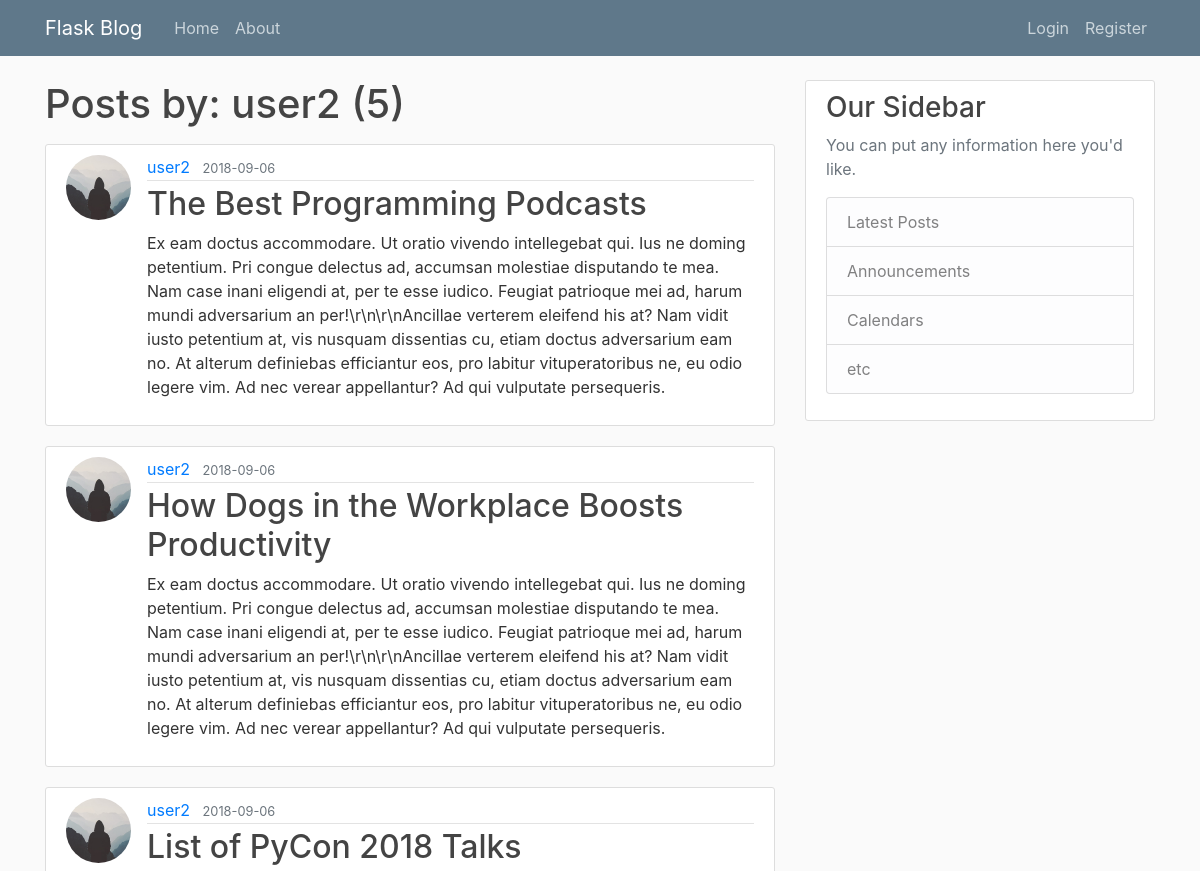
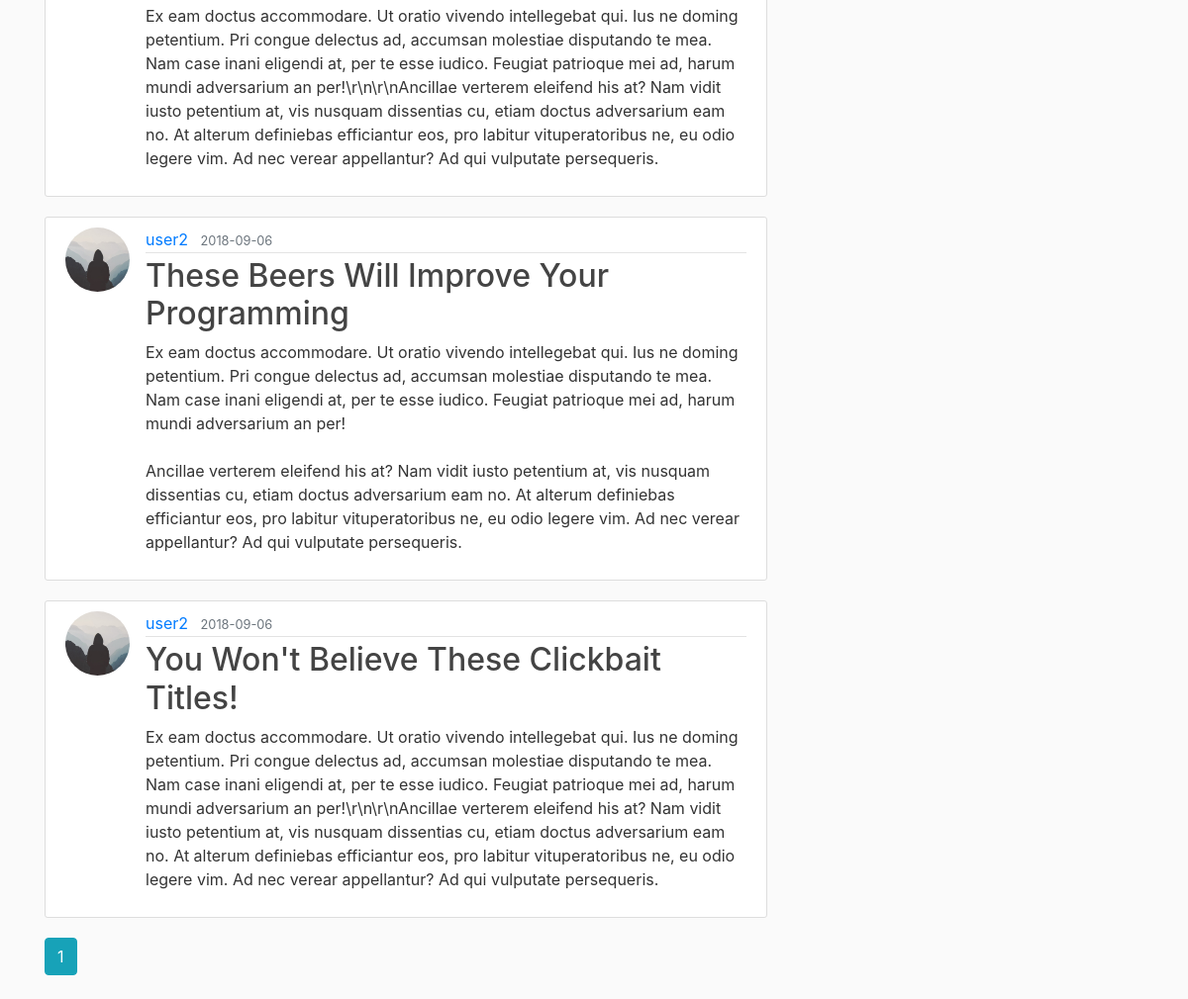
The page /user/user2 on the database its author committed (2 pictures, top to bottom).
### flaskblog/models.py (models this page shows, shortened)
class User(db.Model, UserMixin):
    id = db.Column(db.Integer, primary_key=True)
    username = db.Column(db.String(20), unique=True, nullable=False)
    email = db.Column(db.String(120), unique=True, nullable=False)
    image_file = db.Column(db.String(20), nullable=False, default='default.jpg')
    password = db.Column(db.String(60), nullable=False)
    posts = db.relationship('Post', backref='author', lazy=True)

class Post(db.Model):
    id = db.Column(db.Integer, primary_key=True)
    title = db.Column(db.String(100), nullable=False)
    date_posted = db.Column(db.DateTime, nullable=False, default=datetime.utcnow)
    content = db.Column(db.Text, nullable=False)
    user_id = db.Column(db.Integer, db.ForeignKey('user.id'), nullable=False)

### flaskblog/routes.py (the view)
@app.route("/user/<string:username>")
def user_posts(username):
    page = request.args.get('page', 1, type=int)
    user = User.query.filter_by(username=username).first_or_404()
    posts = Post.query\
        .filter_by(author=user)\
        .order_by(Post.date_posted.desc())\
        .paginate(per_page=5, page=page)
    return render_template('user_posts.html', posts=posts, user=user)

### flaskblog/templates/user_posts.html
{% extends "layout.html" %}
{% block content %}
<h1 class="mb-3">Posts by: {{ user.username }} ({{ posts.total }})</h1>
{% for post in posts.items %}
<article class="media content-section">
   <img class="rounded-circle article-img" src="{{ url_for('static', filename='profile_pics/' + post.author.image_file) }}" />
   <div class="media-body">
       <div class="article-metadata">
           <a class="mr-2" href="{{ url_for('user_posts', username=post.author.username) }}">{{ post.author.username }}</a>
           <small class="text-muted">{{ post.date_posted.strftime('%Y-%m-%d') }}</small>
       </div>
       <h2><a class="article-title" href="{{ url_for('post', post_id=post.id) }}">{{ post.title }}</a></h2>
       <p class="article-content">{{ post.content }}</p>
   </div>
</article>
{% endfor %}
{% for page_num in posts.iter_pages(left_edge=1, right_edge=1, left_current=1, right_current=2) %}
   {% if page_num: %}
       {% if posts.page == page_num: %}
           <a class="btn btn-info mb-4" href="{{ url_for('user_posts', username=user.username, page=page_num) }}">{{ page_num }}</a>
       {% else%}
           <a class="btn btn-outline-info mb-4" href="{{ url_for('user_posts', username=user.username, page=page_num) }}">{{ page_num }}</a>
       {% endif %}
   {% else %}
       ...
   {% endif %}
{% endfor %}
{% endblock content %}

### flaskblog/static/main.css (style rules this page uses)
body { background: #fafafa; color: #333333; margin-top: 5rem; }
h1, h2, h3, h4, h5, h6 { color: #444444; }
.content-section { background: #ffffff; padding: 10px 20px; border: 1px solid #dddddd; border-radius: 3px; margin-bottom: 20px; }
.article-title { color: #444444; }
.article-content { white-space: pre-line; }
.article-img { height: 65px; width: 65px; margin-right: 16px; }
.article-metadata { padding-bottom: 1px; margin-bottom: 4px; border-bottom: 1px solid #e3e3e3 }

### rows shown on the page
User: username "user2"
Post: image_file (placeholder picture), author.username "user2", date_posted "2018-09-06", title "The Best Programming Podcasts", content "Ex eam doctus accommodare. Ut oratio vivendo intellegebat qui. Ius ne doming petentium. Pri congue delectus ad, accumsan molestiae disputando te mea. Nam case inani eligendi at, per te esse iudico. Feugiat patrioque mei ad, harum mundi adversarium an per!\\r\\n\\r\\nAncillae verterem eleifend his at? Nam vidit iusto petentium at, vis nusquam dissentias cu, etiam doctus adversarium eam no. At alterum definiebas efficiantur eos, pro labitur vituperatoribus ne, eu odio legere vim. Ad nec verear appellantur? Ad qui vulputate persequeris."
Post: image_file (placeholder picture), author.username "user2", date_posted "2018-09-06", title "How Dogs in the Workplace Boosts Productivity", content "Ex eam doctus accommodare. Ut oratio vivendo intellegebat qui. Ius ne doming petentium. Pri congue delectus ad, accumsan molestiae disputando te mea. Nam case inani eligendi at, per te esse iudico. Feugiat patrioque mei ad, harum mundi adversarium an per!\\r\\n\\r\\nAncillae verterem eleifend his at? Nam vidit iusto petentium at, vis nusquam dissentias cu, etiam doctus adversarium eam no. At alterum definiebas efficiantur eos, pro labitur vituperatoribus ne, eu odio legere vim. Ad nec verear appellantur? Ad qui vulputate persequeris."
Post: image_file (placeholder picture), author.username "user2", date_posted "2018-09-06", title "List of PyCon 2018 Talks", content "Ex eam doctus accommodare. Ut oratio vivendo intellegebat qui. Ius ne doming petentium. Pri congue delectus ad, accumsan molestiae disputando te mea. Nam case inani eligendi at, per te esse iudico. Feugiat patrioque mei ad, harum mundi adversarium an per!\\r\\n\\r\\nAncillae verterem eleifend his at? Nam vidit iusto petentium at, vis nusquam dissentias cu, etiam doctus adversarium eam no. At alterum definiebas efficiantur eos, pro labitur vituperatoribus ne, eu odio legere vim. Ad nec verear appellantur? Ad qui vulputate persequeris."
Post: image_file (placeholder picture), author.username "user2", date_posted "2018-09-06", title "These Beers Will Improve Your Programming", content "Ex eam doctus accommodare. Ut oratio vivendo intellegebat qui. Ius ne doming petentium. Pri congue delectus ad, accumsan molestiae disputando te mea. Nam case inani eligendi at, per te esse iudico. Feugiat patrioque mei ad, harum mundi adversarium an per! Ancillae verterem eleifend his at? Nam vidit iusto petentium at, vis nusquam dissentias cu, etiam doctus adversarium eam no. At alterum definiebas efficiantur eos, pro labitur vituperatoribus ne, eu odio legere vim. Ad nec verear appellantur? Ad qui vulputate persequeris."
Post: image_file (placeholder picture), author.username "user2", date_posted "2018-09-06", title "You Won't Believe These Clickbait Titles!", content "Ex eam doctus accommodare. Ut oratio vivendo intellegebat qui. Ius ne doming petentium. Pri congue delectus ad, accumsan molestiae disputando te mea. Nam case inani eligendi at, per te esse iudico. Feugiat patrioque mei ad, harum mundi adversarium an per!\\r\\n\\r\\nAncillae verterem eleifend his at? Nam vidit iusto petentium at, vis nusquam dissentias cu, etiam doctus adversarium eam no. At alterum definiebas efficiantur eos, pro labitur vituperatoribus ne, eu odio legere vim. Ad nec verear appellantur? Ad qui vulputate persequeris."

### other values the page prints
{{ posts.total }} "5"
{{ page_num }} "1"
